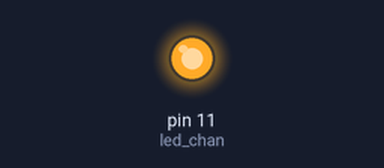
A program run on a simulated Raspberry Pi (header pin numbers). Shown: output pins drawn as LEDs (lit = HIGH).

Above: at 0.1 s.
Timing chart, 0 to 1.6 s (numbered marks = the images above):
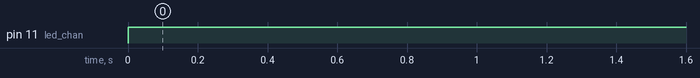

The program:

SuperTask.py
```python
# made by Kai Aldag on Decembtre 8, 2015

# Imports
import RPi.GPIO as GPIO
import time

# Setup

GPIO.setmode(GPIO.BOARD)

led_chan = 11

GPIO.setup(led_chan, GPIO.OUT)
GPIO.output(led_chan, 0)

# Application

total_time = 60
interval = 30
half = lambda x: x/2
current_led_status = True

try:
	while True:
            GPIO.output(led_chan, current_led_status)
            current_led_status != current_led_status
            time.sleep(interval)
            interval = half(total_time)
except KeyboardInterrupt:
	GPIO.cleanup()
```

Measured:
- by itself, pin 11 (led_chan): LOW → HIGH at 0.00 s
